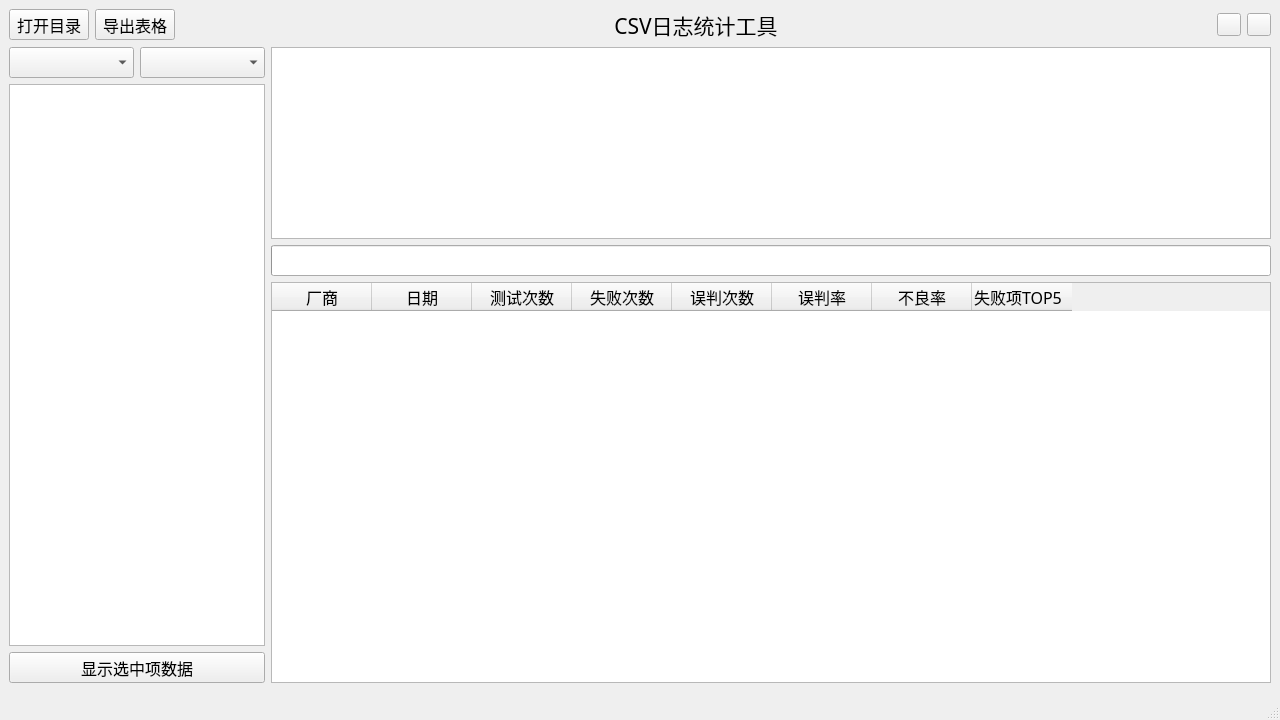
<?xml version="1.0" encoding="UTF-8"?>
<ui version="4.0">
 <class>MainWindow</class>
 <widget class="QMainWindow" name="MainWindow">
  <property name="geometry">
   <rect>
    <x>0</x>
    <y>0</y>
    <width>1280</width>
    <height>720</height>
   </rect>
  </property>
  <property name="font">
   <font>
    <family>微软雅黑</family>
    <pointsize>12</pointsize>
   </font>
  </property>
  <widget class="QWidget" name="cw">
   <layout class="QVBoxLayout" name="main_layout">
    <item>
     <layout class="QHBoxLayout" name="menu_layout">
      <item>
       <widget class="QToolButton" name="btn_open_folder">
        <property name="text">
         <string notr="true">打开目录</string>
        </property>
       </widget>
      </item>
      <item>
       <widget class="QToolButton" name="btn_out_xlsx">
        <property name="text">
         <string notr="true">导出表格</string>
        </property>
       </widget>
      </item>
      <item>
       <widget class="QLabel" name="title">
        <property name="sizePolicy">
         <sizepolicy hsizetype="Expanding" vsizetype="Preferred">
          <horstretch>0</horstretch>
          <verstretch>0</verstretch>
         </sizepolicy>
        </property>
        <property name="font">
         <font>
          <family>黑体</family>
          <pointsize>16</pointsize>
         </font>
        </property>
        <property name="text">
         <string notr="true">CSV日志统计工具</string>
        </property>
        <property name="alignment">
         <set>Qt::AlignCenter</set>
        </property>
       </widget>
      </item>
      <item>
       <widget class="QToolButton" name="btn_show_min">
        <property name="text">
         <string notr="true"/>
        </property>
       </widget>
      </item>
      <item>
       <widget class="QToolButton" name="btn_exit">
        <property name="text">
         <string notr="true"/>
        </property>
       </widget>
      </item>
     </layout>
    </item>
    <item>
     <layout class="QHBoxLayout" name="bodyx">
      <item>
       <layout class="QVBoxLayout" name="data_tree_layout">
        <item>
         <layout class="QHBoxLayout" name="equip_select_layout">
          <item>
           <widget class="QComboBox" name="device_select"/>
          </item>
          <item>
           <widget class="QComboBox" name="equip_select"/>
          </item>
         </layout>
        </item>
        <item>
         <widget class="QTreeWidget" name="data_tree">
          <property name="sizePolicy">
           <sizepolicy hsizetype="Preferred" vsizetype="Expanding">
            <horstretch>0</horstretch>
            <verstretch>0</verstretch>
           </sizepolicy>
          </property>
          <property name="selectionMode">
           <enum>QAbstractItemView::MultiSelection</enum>
          </property>
          <attribute name="headerVisible">
           <bool>false</bool>
          </attribute>
          <column>
           <property name="text">
            <string notr="true"/>
           </property>
           <property name="textAlignment">
            <set>AlignCenter</set>
           </property>
          </column>
         </widget>
        </item>
        <item>
         <widget class="QToolButton" name="btn_display_selections">
          <property name="sizePolicy">
           <sizepolicy hsizetype="Preferred" vsizetype="Fixed">
            <horstretch>0</horstretch>
            <verstretch>0</verstretch>
           </sizepolicy>
          </property>
          <property name="text">
           <string notr="true">显示选中项数据</string>
          </property>
         </widget>
        </item>
       </layout>
      </item>
      <item>
       <layout class="QVBoxLayout" name="data_display">
        <item>
         <widget class="QGraphicsView" name="data_chart">
          <property name="sizePolicy">
           <sizepolicy hsizetype="Expanding" vsizetype="Preferred">
            <horstretch>0</horstretch>
            <verstretch>0</verstretch>
           </sizepolicy>
          </property>
         </widget>
        </item>
        <item>
         <widget class="QProgressBar" name="data_loading">
          <property name="alignment">
           <set>Qt::AlignCenter</set>
          </property>
         </widget>
        </item>
        <item>
         <widget class="QTableWidget" name="data_table">
          <property name="sizePolicy">
           <sizepolicy hsizetype="Preferred" vsizetype="Expanding">
            <horstretch>0</horstretch>
            <verstretch>0</verstretch>
           </sizepolicy>
          </property>
          <attribute name="verticalHeaderVisible">
           <bool>false</bool>
          </attribute>
          <column>
           <property name="text">
            <string notr="true">厂商</string>
           </property>
           <property name="textAlignment">
            <set>AlignCenter</set>
           </property>
          </column>
          <column>
           <property name="text">
            <string notr="true">日期</string>
           </property>
           <property name="textAlignment">
            <set>AlignCenter</set>
           </property>
          </column>
          <column>
           <property name="text">
            <string notr="true">测试次数</string>
           </property>
           <property name="textAlignment">
            <set>AlignCenter</set>
           </property>
          </column>
          <column>
           <property name="text">
            <string notr="true">失败次数</string>
           </property>
           <property name="textAlignment">
            <set>AlignCenter</set>
           </property>
          </column>
          <column>
           <property name="text">
            <string notr="true">误判次数</string>
           </property>
           <property name="textAlignment">
            <set>AlignCenter</set>
           </property>
          </column>
          <column>
           <property name="text">
            <string notr="true">误判率</string>
           </property>
           <property name="textAlignment">
            <set>AlignCenter</set>
           </property>
          </column>
          <column>
           <property name="text">
            <string notr="true">不良率</string>
           </property>
           <property name="textAlignment">
            <set>AlignCenter</set>
           </property>
          </column>
          <column>
           <property name="text">
            <string notr="true">失败项TOP5</string>
           </property>
           <property name="textAlignment">
            <set>AlignLeading|AlignVCenter</set>
           </property>
          </column>
         </widget>
        </item>
       </layout>
      </item>
     </layout>
    </item>
   </layout>
  </widget>
  <widget class="QStatusBar" name="status_bar"/>
  <action name="act_exit">
   <property name="text">
    <string notr="true">退出</string>
   </property>
  </action>
  <action name="act_open_folder">
   <property name="text">
    <string notr="true">打开文件夹</string>
   </property>
  </action>
  <action name="act_export">
   <property name="text">
    <string notr="true">导出...</string>
   </property>
  </action>
 </widget>
 <resources/>
 <connections>
  <connection>
   <sender>btn_exit</sender>
   <signal>clicked()</signal>
   <receiver>MainWindow</receiver>
   <slot>close()</slot>
   <hints>
    <hint type="sourcelabel">
     <x>1257</x>
     <y>19</y>
    </hint>
    <hint type="destinationlabel">
     <x>639</x>
     <y>359</y>
    </hint>
   </hints>
  </connection>
  <connection>
   <sender>btn_show_min</sender>
   <signal>clicked()</signal>
   <receiver>MainWindow</receiver>
   <slot>showMinimized()</slot>
   <hints>
    <hint type="sourcelabel">
     <x>1229</x>
     <y>20</y>
    </hint>
    <hint type="destinationlabel">
     <x>639</x>
     <y>359</y>
    </hint>
   </hints>
  </connection>
 </connections>
</ui>
